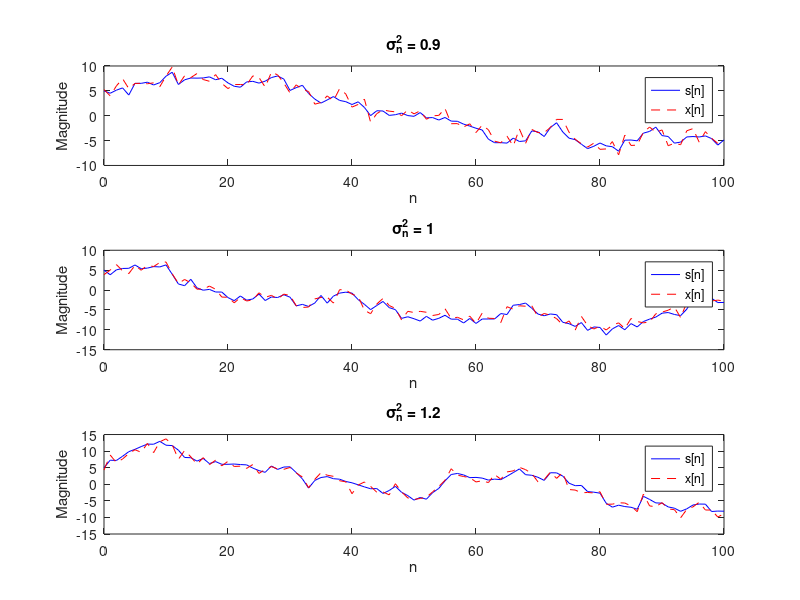
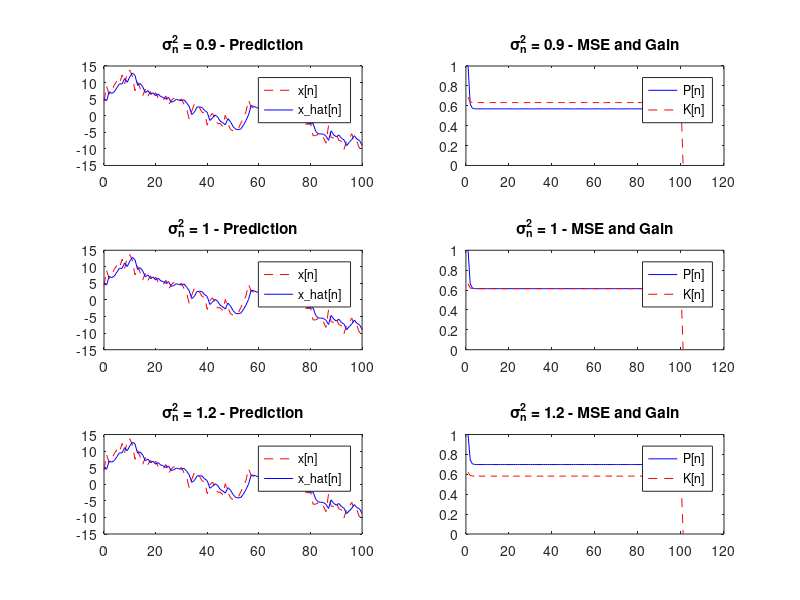
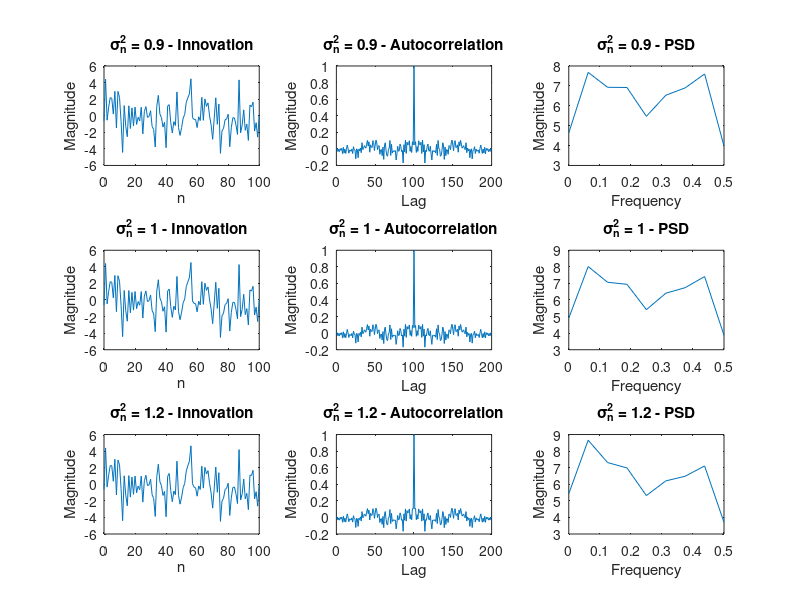

Write MATLAB code to recreate these figures, in order.
%Q1
% Parameters
a = 0.98;
sigma_u_squared = 1;
mu_s = 5;
sigma_s_squared = 1;

% Initial state estimate
x_hat_0 = mu_s;
P_0 = sigma_s_squared;

% Number of time steps
n_steps = 101;

% Initialize arrays to store results
x_hat = zeros(1, n_steps);
P = zeros(1, n_steps);
K = zeros(1, n_steps);
x_hat_minus = zeros(1, n_steps);
P_minus = zeros(1, n_steps);

% Kalman filter equations
for n = 1:n_steps
    if n == 1
        x_hat(n) = x_hat_0;
        P(n) = P_0;
    else
        % Prediction step
        x_hat_minus(n) = a * x_hat(n-1);
        P_minus(n) = a^2 * P(n-1) + sigma_u_squared;
        
        % Update step
        K(n) = P_minus(n) / (P_minus(n) + sigma_s_squared);
        x_hat(n) = x_hat_minus(n) + K(n) * (mu_s - x_hat_minus(n));
        P(n) = (1 - K(n)) * P_minus(n);
    end
    
    % Print results
    fprintf('Step %d:\n', n);
    fprintf('Predicted state: %.4f\n', x_hat_minus(n));
    fprintf('Predicted state covariance: %.4f\n', P_minus(n));
    fprintf('Kalman gain: %.4f\n', K(n));
    fprintf('State estimate: %.4f\n', x_hat(n));
    fprintf('State estimate variance: %.4f\n\n', P(n));
end



% Define parameters
a = 0.98;
sigma_u_sq = 1;
mu_s = 5;
sigma_s_sq = 1;

% Iterate from n = 0 to 100
n_max = 100;

% Part (a): Generate and plot s[n] and x[n]


figure(1);
for sigma_n_sq = [0.9, 1, 1.2]
    % Generate s[n] and x[n]
    s = zeros(1, n_max+1);
    x = zeros(1, n_max+1);
    s(1) = mu_s;
    x(1) = s(1) + sqrt(sigma_n_sq) * randn;
    for n = 1:n_max
        s(n+1) = a * s(n) + sqrt(sigma_u_sq) * randn;
        x(n+1) = s(n+1) + sqrt(sigma_n_sq) * randn;
    end

    % Plot s[n] and x[n]
    subplot(3, 1, find(sigma_n_sq == [0.9, 1, 1.2]));
    plot(0:n_max, s, 'b-', 0:n_max, x, 'r--');
    legend('s[n]', 'x[n]');
    title(['\sigma_n^2 = ', num2str(sigma_n_sq)]);
    xlabel('n');
    ylabel('Magnitude');
end

% Part (b): Compute and plot Kalman filter variables
figure(2);
for sigma_n_sq = [0.9, 1, 1.2]
    % Initialize Kalman filter variables
    x_hat = zeros(1, n_max+1);
    P = zeros(1, n_max+1);
    K = zeros(1, n_max+1);
    x_hat(1) = mu_s;
    P(1) = sigma_s_sq;

    for n = 1:n_max
        % Prediction step
        x_hat_pred = a * x_hat(n);
        P_pred = a^2 * P(n) + sigma_u_sq;

        % Correction step
        K(n) = P_pred / (P_pred + sigma_n_sq);
        x_hat(n+1) = x_hat_pred + K(n) * (x(n) - x_hat_pred);
        P(n+1) = (1 - K(n)) * P_pred;
    end

    % Plot Kalman filter variables
    subplot(3, 2, 2*find(sigma_n_sq == [0.9, 1, 1.2])-1);
    plot(0:n_max, x, 'r--', 0:n_max, x_hat(1:end), 'b-');
    legend('x[n]', 'x\_hat[n]');
    title(['\sigma_n^2 = ', num2str(sigma_n_sq), ' - Prediction']);

    subplot(3, 2, 2*find(sigma_n_sq == [0.9, 1, 1.2]));
    plot(1:n_max+1, P, 'b-', 1:n_max+1, K, 'r--');
    legend('P[n]', 'K[n]');
    title(['\sigma_n^2 = ', num2str(sigma_n_sq), ' - MSE and Gain']);
end

% Part (c): Compute and plot the innovation sequence, its autocorrelation, and PSD
figure(3);
for sigma_n_sq = [0.9, 1, 1.2]
    % Initialize Kalman filter variables
    x_hat = zeros(1, n_max+1);
    P = zeros(1, n_max+1);
    K = zeros(1, n_max+1);
    x_hat(1) = mu_s;
    P(1) = sigma_s_sq;

    % Compute the innovation sequence
    innovation = zeros(1, n_max+1);
    for n = 1:n_max
        % Prediction step
        x_hat_pred = a * x_hat(n);
        P_pred = a^2 * P(n) + sigma_u_sq;

        % Correction step
        K(n) = P_pred / (P_pred + sigma_n_sq);
        x_hat(n+1) = x_hat_pred + K(n) * (x(n) - x_hat_pred);
        P(n+1) = (1 - K(n)) * P_pred;

        % Compute the innovation
        innovation(n) = x(n) - x_hat_pred;
    end

    % Compute the autocorrelation of the innovation sequence
    r_innovation = xcorr(innovation, 'normalized');

    % Compute the power spectral density of the innovation sequence
    [psd_innovation, f] = pwelch(innovation, [], [], [], 1);

    % Plot the results
    subplot(3, 3, 3*find(sigma_n_sq == [0.9, 1, 1.2])-2);
    plot(0:n_max, innovation);
    title(['\sigma_n^2 = ', num2str(sigma_n_sq), ' - Innovation']);
    xlabel('n');
    ylabel('Magnitude');

    subplot(3, 3, 3*find(sigma_n_sq == [0.9, 1, 1.2])-1);
    plot(0:n_max*2, r_innovation);
    title(['\sigma_n^2 = ', num2str(sigma_n_sq), ' - Autocorrelation']);
    xlabel('Lag');
    ylabel('Magnitude');

    subplot(3, 3, 3*find(sigma_n_sq == [0.9, 1, 1.2]));
    plot(f, psd_innovation);
    title(['\sigma_n^2 = ', num2str(sigma_n_sq), ' - PSD']);
    xlabel('Frequency');
    ylabel('Magnitude');
end
